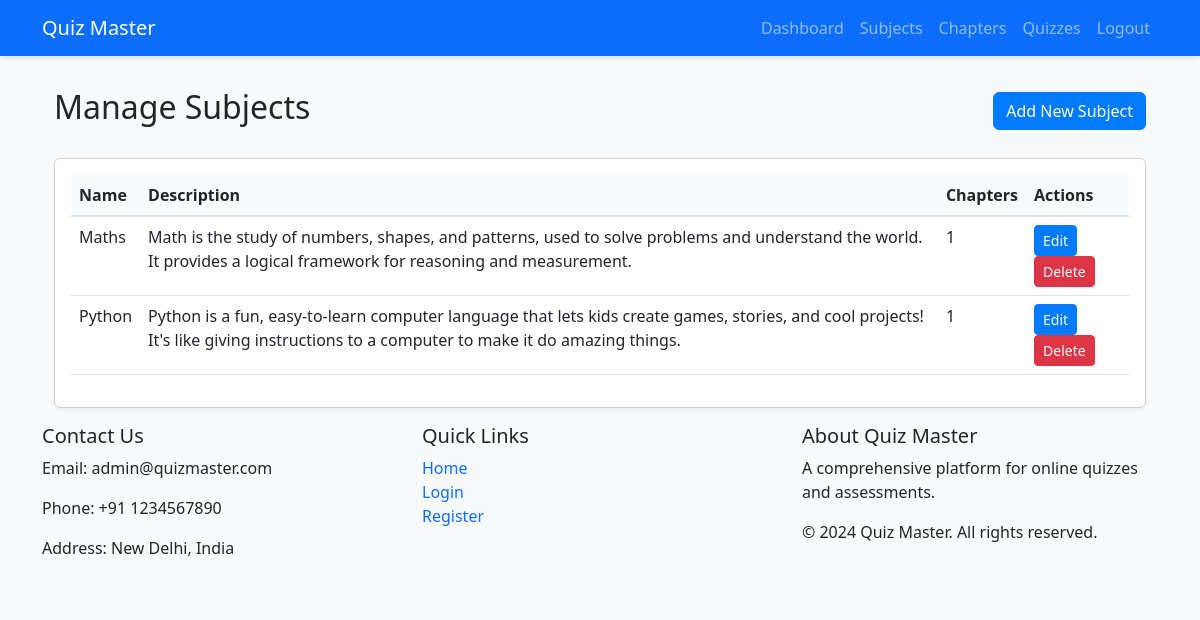
Screenshot of /admin/subjects (signed in) with the database file from the repository.
### app.py (models this page shows)
class Subject(db.Model):
    id = db.Column(db.Integer, primary_key=True)
    name = db.Column(db.String(100), nullable=False)
    description = db.Column(db.Text)
    resource = db.Column(db.Text)
    chapters = db.relationship('Chapter', backref='subject', lazy=True)

### app.py (the view)
@app.route('/admin/subjects')
@login_required
@admin_required
def manage_subjects():
    subjects = Subject.query.all()
    return render_template('admin/manage_subjects.html', subjects=subjects)

### app.py (called while the page is built)
def admin_required(f):
    @wraps(f)
    def decorated_function(*args, **kwargs):
        if not current_user.is_authenticated or not current_user.is_admin:
            flash('You do not have permission to access this page.', 'error')
            return redirect(url_for('login'))
        return f(*args, **kwargs)
    return decorated_function

@login_manager.user_loader
def load_user(user_id):
    return User.query.get(int(user_id))

### templates/admin/manage_subjects.html (shortened to what this page needs)
{% extends "base.html" %}
{% block content %}
<div class="container">
    <div class="d-flex justify-content-between align-items-center mb-4">
        <h2>Manage Subjects</h2>
        <button type="button" class="btn btn-primary" data-bs-toggle="modal" data-bs-target="#addSubjectModal">
            Add New Subject
        </button>
    </div>
    <div class="card">
        <div class="card-body">
            <div class="table-responsive">
                <table class="table">
                    <thead>
                        <tr>
                            <th>Name</th>
                            <th>Description</th>
                            <th>Chapters</th>
                            <th>Actions</th>
                        </tr>
                    </thead>
                    <tbody>
                        {% for subject in subjects %}
                        <tr>
                            <td>{{ subject.name }}</td>
                            <td>{{ subject.description }}</td>
                            <td>{{ subject.chapters|length }}</td>
                            <td>
                                <button class="btn btn-sm btn-primary" onclick="editSubject({{ subject.id }})">Edit</button>
                                <button class="btn btn-sm btn-danger" onclick="deleteSubject({{ subject.id }})">Delete</button>
                            </td>
                        </tr>
                        {% endfor %}
                    </tbody>
                </table>
            </div>
        </div>
    </div>
</div>
{% endblock %}

### static/css/style.css (style rules this page uses)
body { background-color: #f8f9fa; }
.card { box-shadow: 0 2px 4px rgba(0,0,0,.05); transition: transform 0.2s; }
.btn-primary { background-color: #007bff; border-color: #007bff; }
.table th { background-color: #f8f9fa; border-bottom: 2px solid #dee2e6; }

### rows the page displays
Subject: name "Maths", description "Math is the study of numbers, shapes, and patterns, used to solve problems and understand the world. It provides a logical framework for reasoning and measurement.", chapters|length "1"
Subject: name "Python", description "Python is a fun, easy-to-learn computer language that lets kids create games, stories, and cool projects! It's like giving instructions to a computer to make it do amazing things.", chapters|length "1"
